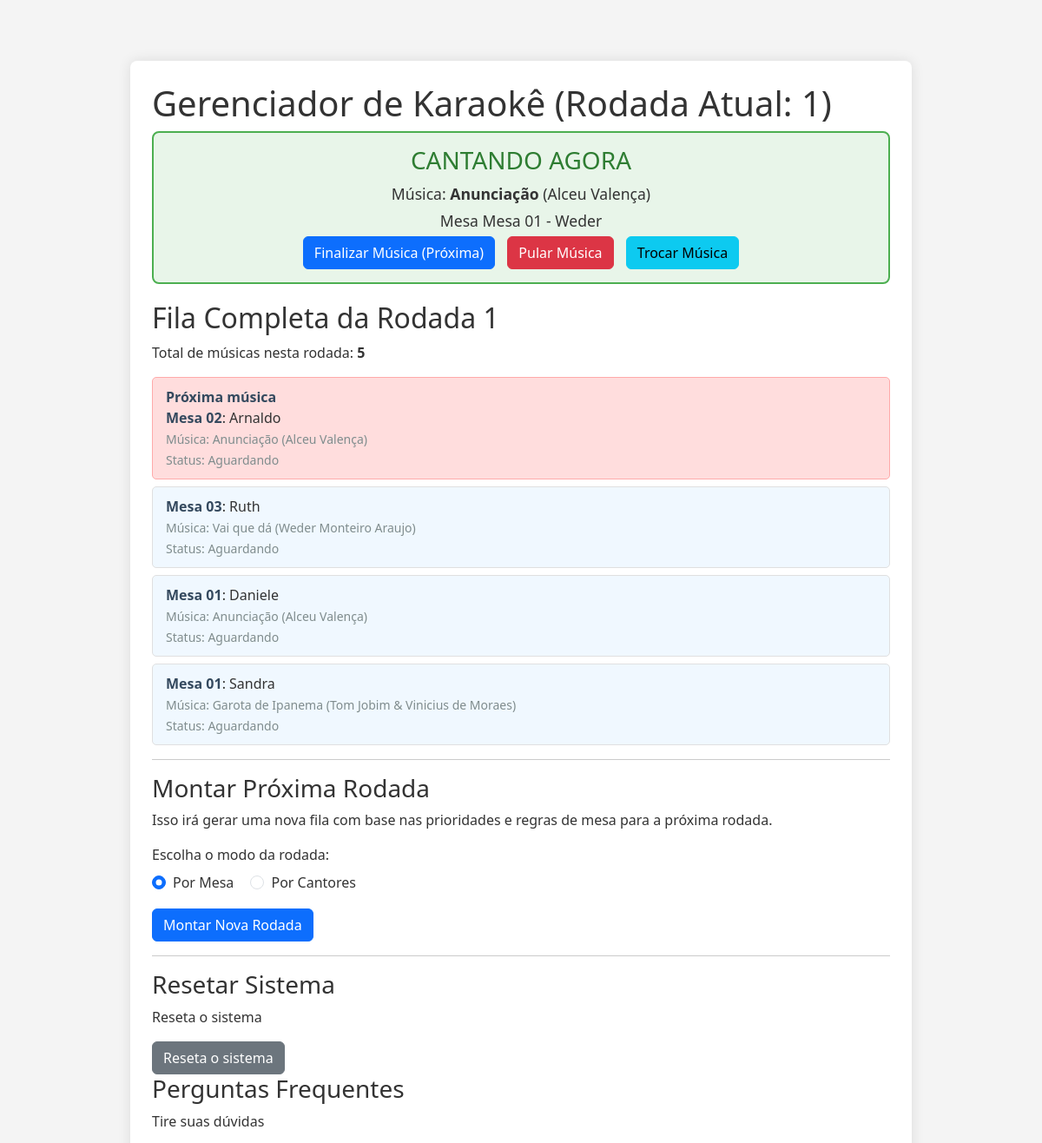
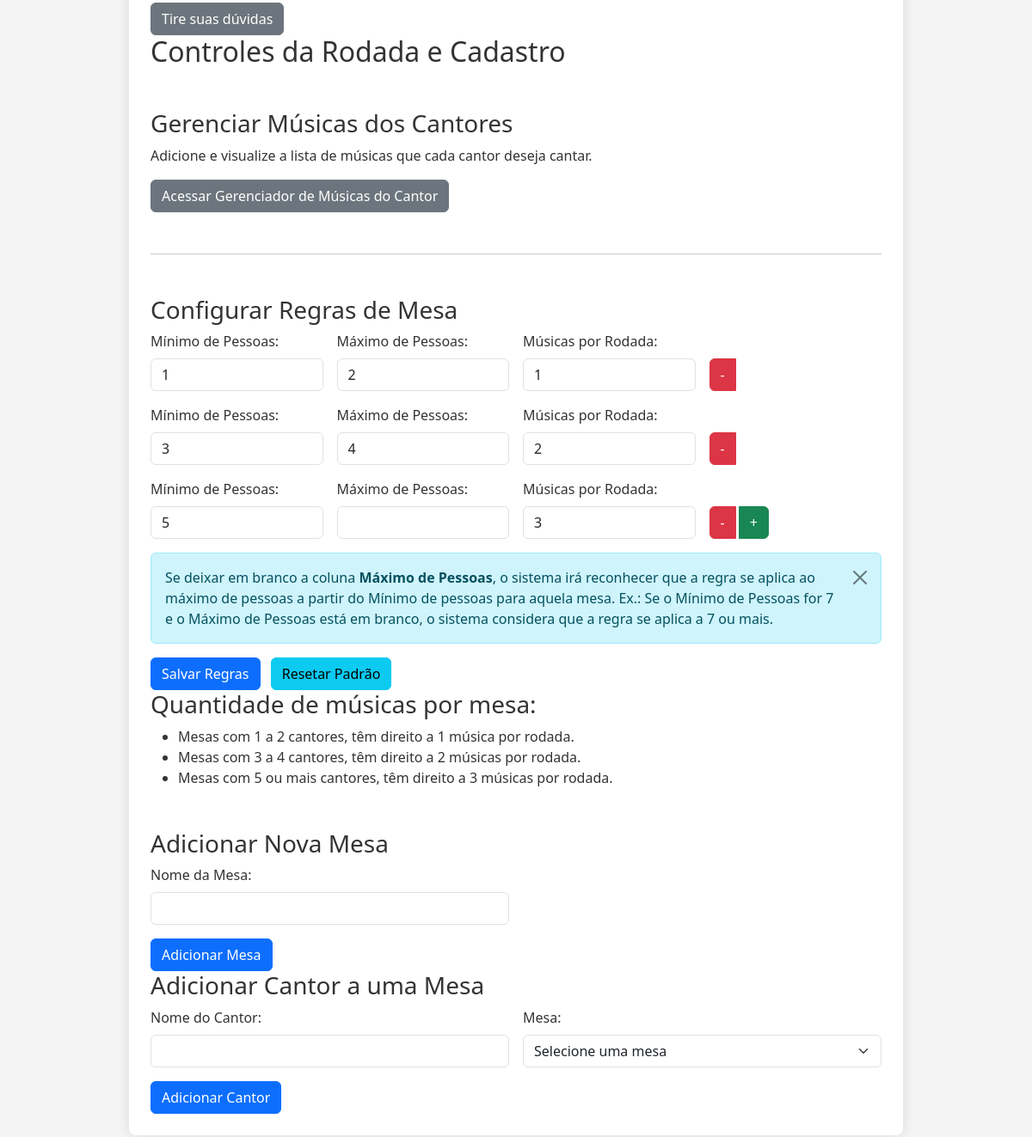
The page / on the database its author committed (2 pictures, top to bottom).
### tables this page shows
CREATE TABLE `fila_rodadas` (
  `id` int(11) NOT NULL,
  `id_cantor` int(11) NOT NULL,
  `id_musica` int(11) NOT NULL,
  `ordem_na_rodada` int(11) NOT NULL,
  `rodada` int(11) NOT NULL,
  `status` enum('aguardando','em_execucao','cantou','pulou','selecionada_para_rodada') DEFAULT 'aguardando',
  `timestamp_adicao` datetime DEFAULT current_timestamp(),
  `timestamp_inicio_canto` datetime DEFAULT NULL,
  `timestamp_fim_canto` datetime DEFAULT NULL,
  `musica_cantor_id` int(11) DEFAULT NULL,
  `id_mesa` int(11) DEFAULT NULL
);

CREATE TABLE `mesas` (
  `id` int(11) NOT NULL,
  `nome_mesa` varchar(255) NOT NULL,
  `tamanho_mesa` int(11) NOT NULL DEFAULT 0
);

CREATE TABLE `cantores` (
  `id` int(11) NOT NULL,
  `nome_cantor` varchar(255) NOT NULL,
  `id_mesa` int(11) DEFAULT NULL,
  `proximo_ordem_musica` int(11) NOT NULL DEFAULT 1
);

CREATE TABLE `musicas` (
  `id` int(11) NOT NULL,
  `codigo` int(5) NOT NULL,
  `titulo` varchar(255) NOT NULL,
  `artista` varchar(255) DEFAULT NULL,
  `trecho` text NOT NULL,
  `duracao_segundos` int(11) DEFAULT NULL
);

CREATE TABLE `configuracao_regras_mesa` (
  `id` int(11) NOT NULL,
  `min_pessoas` int(11) NOT NULL,
  `max_pessoas` int(11) DEFAULT NULL,
  `max_musicas_por_rodada` int(11) NOT NULL
);

### index.php (the view, shortened to what the rows shown need)
<?php
require_once 'funcoes_fila.php';
$rodada_atual = getRodadaAtual($pdo);
$fila_completa = getFilaCompleta($pdo);
?>
<!DOCTYPE html>
<html lang="pt-BR">
<head>
    <link href="https://cdn.jsdelivr.net/npm/bootstrap@5.3.3/dist/css/bootstrap.min.css" rel="stylesheet">
    <link rel="stylesheet" href="https://code.jquery.com/ui/1.12.1/themes/base/jquery-ui.css">
    <link rel="stylesheet" href="css/style_index.css">
</head>
<body>
    <div class="container">
        <h1>Gerenciador de Karaokê (Rodada Atual: <?php echo $rodada_atual; ?>)</h1>
        <h2>Fila Completa da Rodada <?php echo $rodada_atual; ?></h2>
        <?php if (empty($fila_completa)): ?>
            <p>A fila está vazia. Adicione cantores ou monte a próxima rodada.</p>
        <?php else: ?>
        <ul class="queue-list" id="sortable-queue">
        <?php
        $musica_em_execucao_na_fila = null;
        foreach ($fila_completa as $idx => $item_check) {
            if ($item_check['status'] === 'em_execucao') {
                $musica_em_execucao_na_fila = $item_check;
                break;
            }
        }
        $next_music_to_display_id = null;
        $found_current_song_or_skipped = false;
        foreach ($fila_completa as $item_for_next_check) {
            if ($musica_em_execucao_na_fila && $item_for_next_check['fila_id'] == $musica_em_execucao_na_fila['fila_id']) {
                $found_current_song_or_skipped = true;
                continue;
            }
            if ($found_current_song_or_skipped && $item_for_next_check['status'] === 'aguardando') {
                $next_music_to_display_id = $item_for_next_check['fila_id'];
                break;
            } elseif (!$musica_em_execucao_na_fila && $item_for_next_check['status'] === 'aguardando') {
                $next_music_to_display_id = $item_for_next_check['fila_id'];
                break;
            }
        }
        ?>
        <?php foreach ($fila_completa as $item): ?>
            <?php
            if ($musica_em_execucao_na_fila && $item['fila_id'] == $musica_em_execucao_na_fila['fila_id']) {
                continue;
            }
            $item_class = 'queue-item';
            if ($item['fila_id'] === $next_music_to_display_id && $item['status'] === 'aguardando') {
                $item_class .= ' next-up';
            }
            ?>
            <li class="<?php echo trim($item_class); ?>" data-id="<?php echo htmlspecialchars($item['fila_id']); ?>">
                <div class="queue-info">
                    <?php
                    if ($item['fila_id'] === $next_music_to_display_id) {
                        echo '<strong>Próxima música</strong><br>';
                    }
                    ?>
                    <strong><?php echo htmlspecialchars($item['nome_mesa']); ?></strong>: <?php echo htmlspecialchars($item['nome_cantor']); ?>
                    <br>
                    <small>Música: <?php echo htmlspecialchars($item['titulo_musica']); ?> (<?php echo htmlspecialchars($item['artista_musica']); ?>)</small>
                    <br>
                    <small>Status: <?php echo htmlspecialchars(ucfirst($item['status'])); ?></small>
                </div>
            </li>
        <?php endforeach; ?>
    </ul>
<?php endif; ?>
        <h2>Controles da Rodada e Cadastro</h2>
        <div class="form-section my-5">
			<form id="formConfigurarRegrasMesa">
				<div id="regras-container">
					<?php
					$regrasExistentes = getAllRegrasMesa($pdo);
					if (!empty($regrasExistentes)) {
						foreach ($regrasExistentes as $index => $regra) {
							$isLast = ($index === count($regrasExistentes) - 1);
					?>
								<div class="row g-3 mb-3 align-items-end regra-row" data-id="<?= htmlspecialchars($regra['id']) ?>">
									<div class="col-md-3">
										<label for="min_pessoas_<?= $index ?>" class="form-label form-label-sm">Mínimo de Pessoas:</label>
										<input type="number" id="min_pessoas_<?= $index ?>" name="regras[<?= $index ?>][min_pessoas]" class="form-control" required min="1" value="<?= htmlspecialchars($regra['min_pessoas']) ?>">
									</div>
									<div class="col-md-3">
										<label for="max_pessoas_<?= $index ?>" class="form-label form-label-sm">Máximo de Pessoas:</label>
										<input type="number" id="max_pessoas_<?= $index ?>" name="regras[<?= $index ?>][max_pessoas]" class="form-control" min="1" value="<?= htmlspecialchars($regra['max_pessoas']) ?>">
									</div>
									<div class="col-md-3">
										<label for="max_musicas_por_rodada_<?= $index ?>" class="form-label form-label-sm">Músicas por Rodada:</label>
										<div class="input-group">
											<input type="number" id="max_musicas_por_rodada_<?= $index ?>" name="regras[<?= $index ?>][max_musicas_por_rodada]" class="form-control" required min="1" value="<?= htmlspecialchars($regra['max_musicas_por_rodada']) ?>">
										</div>
									</div>
									<div class="col-md-3">
										<div class="input-group">
											<button type="button" id="acaoes_<?= $index ?>" class="btn btn-danger remove-regra-btn me-1" style="<?= $index === 0 && count($regrasExistentes) === 1 ? 'display: none;' : '' ?>">-</button>
											<button type="button" class="btn btn-success add-regra-btn" style="<?= $isLast ? '' : 'display: none;' ?>">+</button>
										</div>
									</div>
								</div>
					<?php
						}
					} ?>
				</div>
			</form>
		</div>
    </div>
</body>
</html>

### rows shown on the page
fila_rodadas: shows "Próxima música", id_mesa.nome_mesa "Mesa 02", id_cantor.nome_cantor "Arnaldo", id_musica.titulo "Anunciação", id_musica.artista "Alceu Valença", status "Aguardando"
fila_rodadas: id_mesa.nome_mesa "Mesa 03", id_cantor.nome_cantor "Ruth", id_musica.titulo "Vai que dá", id_musica.artista "Weder Monteiro Araujo", status "Aguardando"
fila_rodadas: id_mesa.nome_mesa "Mesa 01", id_cantor.nome_cantor "Daniele", id_musica.titulo "Anunciação", id_musica.artista "Alceu Valença", status "Aguardando"
fila_rodadas: id_mesa.nome_mesa "Mesa 01", id_cantor.nome_cantor "Sandra", id_musica.titulo "Garota de Ipanema", id_musica.artista "Tom Jobim & Vinicius de Moraes", status "Aguardando"
configuracao_regras_mesa: min_pessoas "1", max_pessoas "2", max_musicas_por_rodada "1"
configuracao_regras_mesa: min_pessoas "3", max_pessoas "4", max_musicas_por_rodada "2"
configuracao_regras_mesa: min_pessoas "5", max_musicas_por_rodada "3"

### other values the page prints
$rodada_atual "1"
$musica_em_execucao['titulo_musica'] "Anunciação"
$musica_em_execucao['artista_musica'] "Alceu Valença"
$musica_em_execucao['nome_mesa'] "Mesa 01"
$musica_em_execucao['nome_cantor'] "Weder"
count($fila_completa) "5"
$regraTexto "Mesas com 1 a 2 cantores, têm direito a 1 música por rodada."
$regraTexto "Mesas com 3 a 4 cantores, têm direito a 2 músicas por rodada."
$regraTexto "Mesas com 5 ou mais cantores, têm direito a 3 músicas por rodada."
